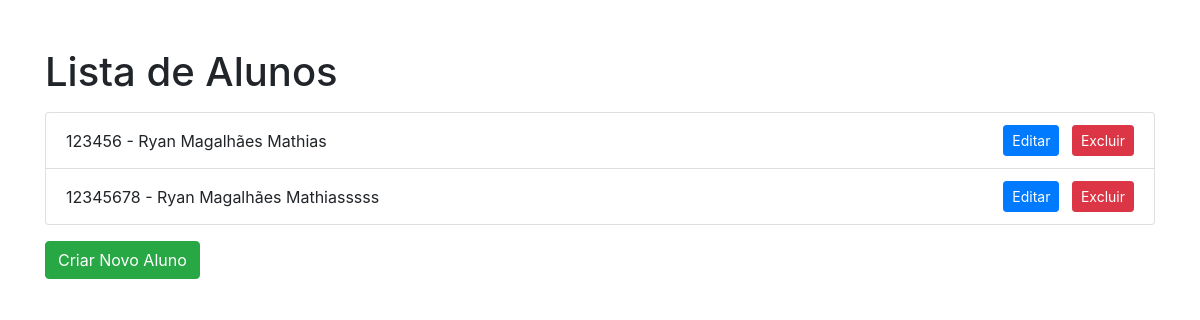
Page /alunos/ on the earlier database version.
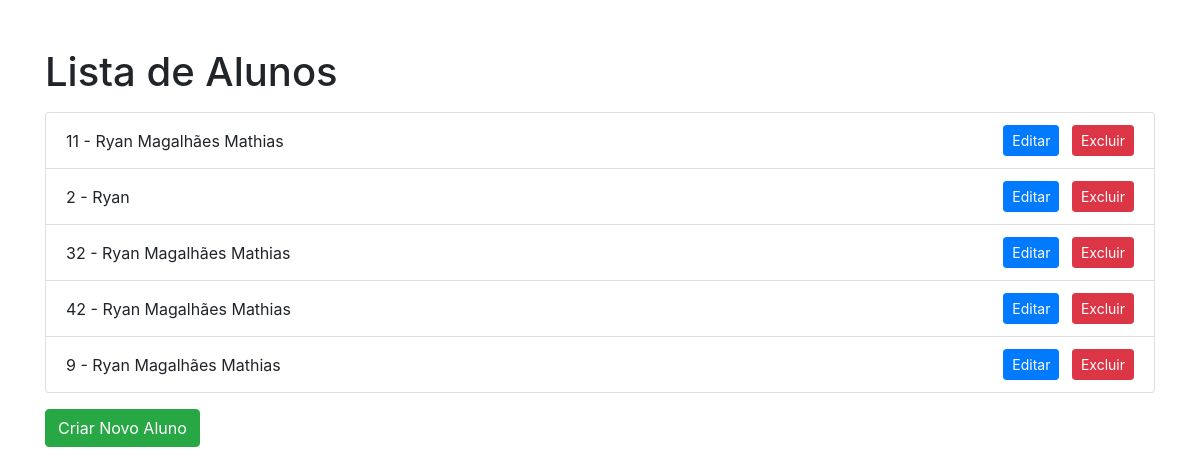
Same page on the later database version.
### alunos/models.py (models this page shows)
class Aluno(models.Model):
    email = models.EmailField(unique=True)
    nome = models.CharField(max_length=100)
    matricula = models.CharField(max_length=20, unique=True)
    telefone = models.CharField(max_length=15)
    data_nascimento = models.DateField()
    data_ingresso = models.DateField()

### alunos/views.py (the view)
# urls.py: path('', views.index, name='index'),
def index(request):
    alunos = Aluno.objects.all()
    return render(request, 'alunos/index.html', {'alunos': alunos})

### alunos/templates/alunos/index.html (shortened to what this page needs)
<!DOCTYPE html>
<html lang="en">
<head>
    <link rel="stylesheet" href="https://stackpath.bootstrapcdn.com/bootstrap/4.5.2/css/bootstrap.min.css">
</head>
<body>
    <div class="container mt-5">
        <h1>Lista de Alunos</h1>
        <ul class="list-group mt-3">
            {% for aluno in alunos %}
                <li class="list-group-item">
                    <span>{{ aluno.matricula }} - {{ aluno.nome }}</span>
                    <div>
                        <a href="{% url 'editar_aluno' aluno.id %}" class="btn btn-primary btn-sm mr-2">Editar</a>
                        <a href="{% url 'excluir_aluno' aluno.id %}" class="btn btn-danger btn-sm">Excluir</a>
                    </div>
                </li>
            {% endfor %}
        </ul>
        <a href="{% url 'criar_aluno' %}" class="btn btn-success mt-3">Criar Novo Aluno</a>
    </div>
</body>
</html>

### alunos/templates/alunos/index.html (style rules this page uses)
.list-group-item { display: flex; justify-content: space-between; align-items: center; }

Differences in the rows shown:
removed Aluno: matricula "12345678", nome "Ryan Magalhães Mathiasssss"
changed Aluno (number 1 of 5 on the later page): matricula "123456" → "11"
added Aluno: matricula "2", nome "Ryan"
added Aluno: matricula "32", nome "Ryan Magalhães Mathias"
added Aluno: matricula "42", nome "Ryan Magalhães Mathias"
added Aluno: matricula "9", nome "Ryan Magalhães Mathias"
